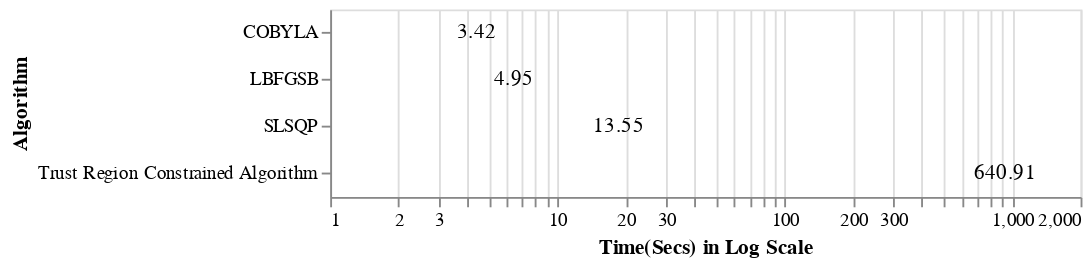

Notebook source saved alongside this figure:
### Code cell
import altair as alt
bars = alt.Chart(source).mark_bar().encode(
    y='Algorithm:O',
    x=alt.X("Time(Secs) in Log Scale:Q", scale=alt.Scale(type='log', domain = (1, 2000)))
)

text = bars.mark_text(
    align='left',
    baseline='middle',
    dx=3  # Nudges text to right so it doesn't appear on top of the bar
).encode(
    text='Time(Secs) in Log Scale:Q'
)

(bars + text).properties(height=100, width = 400)

### Figure 1 — Vega-Lite specification as saved in the notebook (floating-point values rounded to 4 significant figures)
{"config": {"view": {"continuousWidth": 400, "continuousHeight": 300}}, "layer": [{"mark": "bar", "encoding": {"x": {"type": "quantitative", "field": "Time(Secs) in Log Scale", "scale": {"domain": [1, 2000], "type": "log"}}, "y": {"type": "ordinal", "field": "Algorithm"}}}, {"mark": {"type": "text", "align": "left", "baseline": "middle", "dx": 3}, "encoding": {"text": {"type": "quantitative", "field": "Time(Secs) in Log Scale"}, "x": {"type": "quantitative", "field": "Time(Secs) in Log Scale", "scale": {"domain": [1, 2000], "type": "log"}}, "y": {"type": "ordinal", "field": "Algorithm"}}}], "data": {"name": "data-626a2395380d3845756af1bdc175cd14"}, "height": 100, "width": 400, "$schema": "https://vega.github.io/schema/vega-lite/v4.8.1.json", "datasets": {"data-626a2395380d3845756af1bdc175cd14": [{"Algorithm": "COBYLA", "Time(Secs) in Log Scale": 3.42}, {"Algorithm": "SLSQP", "Time(Secs) in Log Scale": 13.55}, {"Algorithm": "LBFGSB", "Time(Secs) in Log Scale": 4.95}, {"Algorithm": "Trust Region Constrained Algorithm", "Time(Secs) in Log Scale": 640.9}]}}
